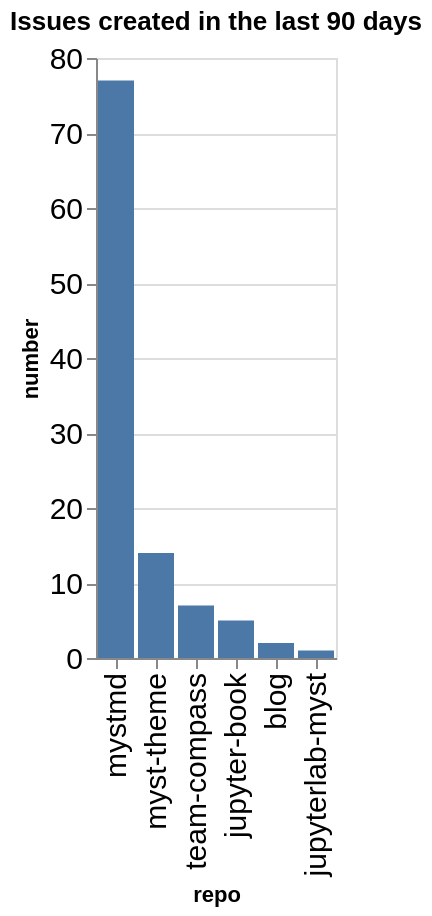

Write notebook code for a chart like this one.
### Code cell
created_counts = created.groupby(['org', 'repo']).count()['number'].reset_index()
created_counts['org/repo'] = created_counts.apply(lambda a: a['org'] + '/' + a['repo'], axis=1)
sorted_vals = created_counts.sort_values(['org', 'number'], ascending=False)['repo'].values
alt.Chart(data=created_counts, title=f"Issues created in the last {n_days} days").mark_bar().encode(
    x=alt.X('repo', sort=alt.Sort(sorted_vals.tolist())),
    y='number',
)

### Figure 1 — Vega-Lite specification as saved in the notebook (floating-point values rounded to 4 significant figures)
{"config": {"axisLeft": {"labelFontSize": 15}, "axisBottom": {"labelFontSize": 15}}, "data": {"name": "data-d43bd5f78f948d3be7e6b015d5c94d17"}, "mark": {"type": "bar"}, "encoding": {"x": {"field": "repo", "sort": ["mystmd", "myst-theme", "team-compass", "jupyter-book", "blog", "jupyterlab-myst"], "type": "nominal"}, "y": {"field": "number", "type": "quantitative"}}, "title": "Issues created in the last 90 days", "$schema": "https://vega.github.io/schema/vega-lite/v5.20.1.json", "datasets": {"data-d43bd5f78f948d3be7e6b015d5c94d17": [{"org": "jupyter-book", "repo": "blog", "number": 2, "org/repo": "jupyter-book/blog"}, {"org": "jupyter-book", "repo": "jupyter-book", "number": 5, "org/repo": "jupyter-book/jupyter-book"}, {"org": "jupyter-book", "repo": "jupyterlab-myst", "number": 1, "org/repo": "jupyter-book/jupyterlab-myst"}, {"org": "jupyter-book", "repo": "myst-theme", "number": 14, "org/repo": "jupyter-book/myst-theme"}, {"org": "jupyter-book", "repo": "mystmd", "number": 77, "org/repo": "jupyter-book/mystmd"}, {"org": "jupyter-book", "repo": "team-compass", "number": 7, "org/repo": "jupyter-book/team-compass"}]}}
